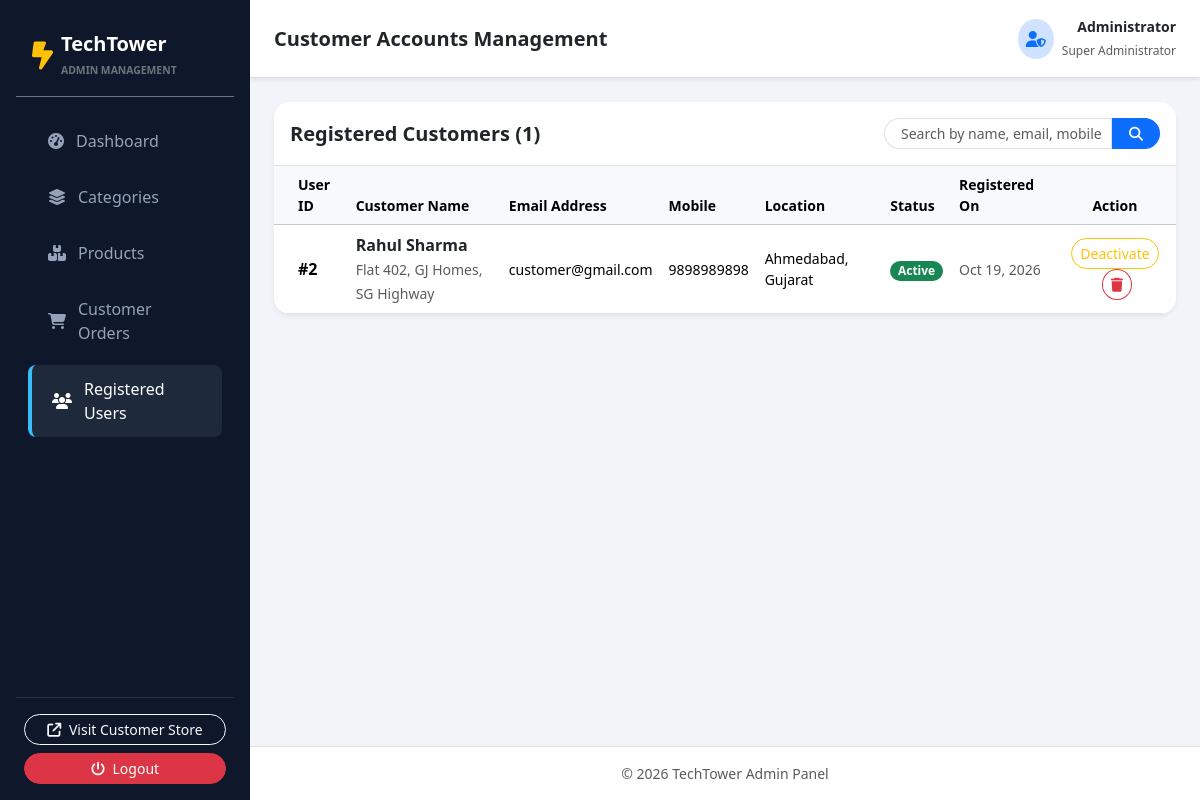
The page /admin/users.php (signed in) on the database its author committed.
### tables this page shows
CREATE TABLE `users` (
  `id` INT AUTO_INCREMENT PRIMARY KEY,
  `name` VARCHAR(100) NOT NULL,
  `email` VARCHAR(150) NOT NULL UNIQUE,
  `password` VARCHAR(255) NOT NULL,
  `mobile` VARCHAR(20) DEFAULT NULL,
  `address` TEXT DEFAULT NULL,
  `city` VARCHAR(100) DEFAULT NULL,
  `state` VARCHAR(100) DEFAULT NULL,
  `pincode` VARCHAR(20) DEFAULT NULL,
  `role` ENUM('customer', 'admin') DEFAULT 'customer',
  `status` ENUM('active', 'inactive') DEFAULT 'active',
  `created_at` TIMESTAMP DEFAULT CURRENT_TIMESTAMP
);

### admin/users.php (the view, shortened to what this page needs)
<?php
require_once __DIR__ . '/includes/header.php';
$search = trim($_GET['search'] ?? '');
if (!empty($search)) {
    $stmt = $pdo->prepare("SELECT * FROM users WHERE role = 'customer' AND (name LIKE ? OR email LIKE ? OR mobile LIKE ? OR city LIKE ?) ORDER BY id DESC");
    $stmt->execute(["%$search%", "%$search%", "%$search%", "%$search%"]);
} else {
    $stmt = $pdo->query("SELECT * FROM users WHERE role = 'customer' ORDER BY id DESC");
}
$users = $stmt->fetchAll();
?>
<div class="card border-0 shadow-sm rounded-4 overflow-hidden bg-white mb-4">
    <div class="card-header bg-white py-3 border-bottom d-flex flex-wrap justify-content-between align-items-center gap-3">
        <h5 class="fw-bold mb-0">Registered Customers (<?= count($users) ?>)</h5>
        <form method="GET" action="users.php" class="d-flex" style="max-width: 320px;">
            <input type="text" name="search" class="form-control form-control-sm rounded-start-pill ps-3" placeholder="Search by name, email, mobile..." value="<?= htmlspecialchars($search) ?>">
            <button class="btn btn-primary btn-sm rounded-end-pill px-3" type="submit">
                <i class="fa fa-search"></i>
            </button>
        </form>
    </div>
    <div class="table-responsive">
        <table class="table align-middle mb-0">
            <thead class="table-light small">
                <tr>
                    <th class="ps-4">User ID</th>
                    <th>Customer Name</th>
                    <th>Email Address</th>
                    <th>Mobile</th>
                    <th>Location</th>
                    <th>Status</th>
                    <th>Registered On</th>
                    <th class="text-center">Action</th>
                </tr>
            </thead>
            <tbody>
                <?php if (empty($users)): ?>
                    <tr><td colspan="8" class="text-center py-4 text-muted">No customer accounts found matching criteria.</td></tr>
                <?php else: ?>
                    <?php foreach ($users as $u): ?>
                        <tr>
                            <td class="ps-4 fw-bold">#<?= $u['id'] ?></td>
                            <td>
                                <div class="fw-bold text-dark"><?= htmlspecialchars($u['name']) ?></div>
                                <small class="text-muted"><?= htmlspecialchars($u['address'] ?? 'No address') ?></small>
                            </td>
                            <td class="small"><?= htmlspecialchars($u['email']) ?></td>
                            <td class="small"><?= htmlspecialchars($u['mobile'] ?? 'N/A') ?></td>
                            <td class="small"><?= htmlspecialchars($u['city'] ?? 'N/A') ?>, <?= htmlspecialchars($u['state'] ?? '') ?></td>
                            <td>
                                <span class="badge bg-<?= $u['status'] === 'active' ? 'success' : 'danger' ?> rounded-pill">
                                    <?= ucfirst($u['status']) ?>
                                </span>
                            </td>
                            <td class="small text-muted"><?= date('M d, Y', strtotime($u['created_at'])) ?></td>
                            <td class="text-center">
                                <a href="users.php?toggle_status=<?= $u['id'] ?>&current=<?= $u['status'] ?>"
                                   class="btn btn-sm btn-outline-<?= $u['status'] === 'active' ? 'warning' : 'success' ?> rounded-pill px-2 py-1 small"
                                   title="Toggle Account Status">
                                    <?= $u['status'] === 'active' ? 'Deactivate' : 'Activate' ?>
                                </a>
                                <a href="users.php?delete=<?= $u['id'] ?>" class="btn btn-outline-danger btn-sm rounded-circle ms-1"
                                   onclick="return confirm('Delete this user account?')" title="Delete Customer">
                                    <i class="fa fa-trash"></i>
                                </a>
                            </td>
                        </tr>
                    <?php endforeach; ?>
                <?php endif; ?>
            </tbody>
        </table>
    </div>
</div>
<?php require_once __DIR__ . '/includes/footer.php'; ?>

### admin/includes/header.php (style rules this page uses)
:root { --sidebar-width: 250px; --sidebar-bg: #0f172a; --sidebar-color: #94a3b8; --sidebar-hover: #38bdf8; }
body { font-family: 'Segoe UI', Tahoma, Geneva, Verdana, sans-serif; background-color: #f1f5f9; min-height: 100vh; }

### rows shown on the page
users: id "2", name "Rahul Sharma", address "Flat 402, GJ Homes, SG Highway", email "customer@gmail.com", mobile "9898989898", city "Ahmedabad", state "Gujarat", status "Active", created_at "Oct 19, 2026", shows "Deactivate"

### other values the page prints
$admin_page_title "Customer Accounts Management"
$_SESSION['admin_name'] "Administrator"
count($users) "1"
